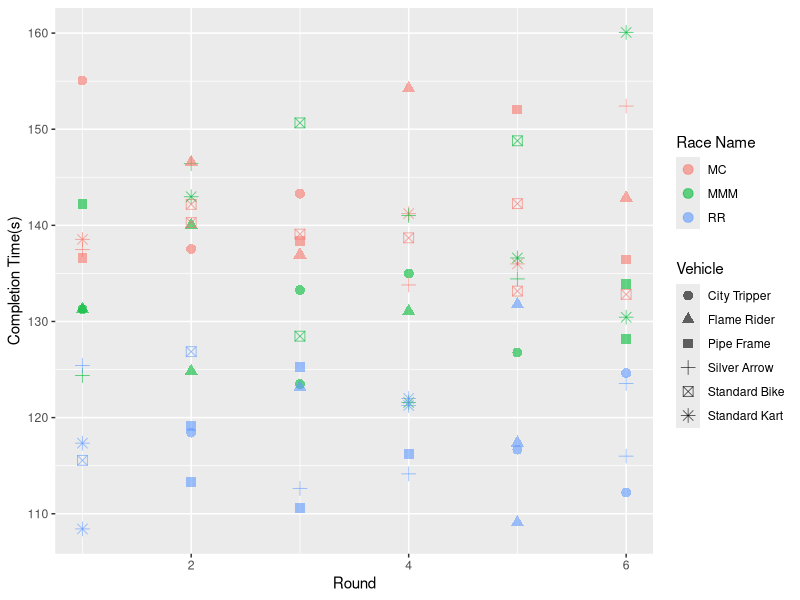
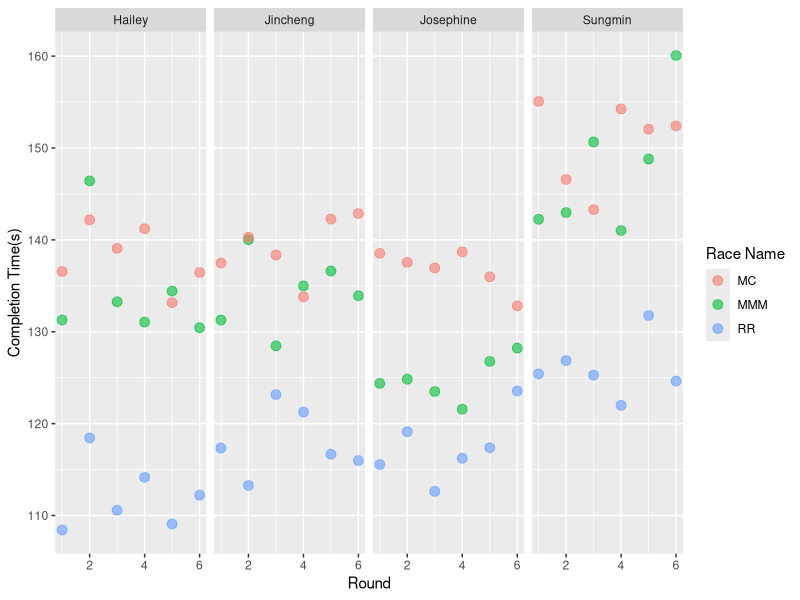
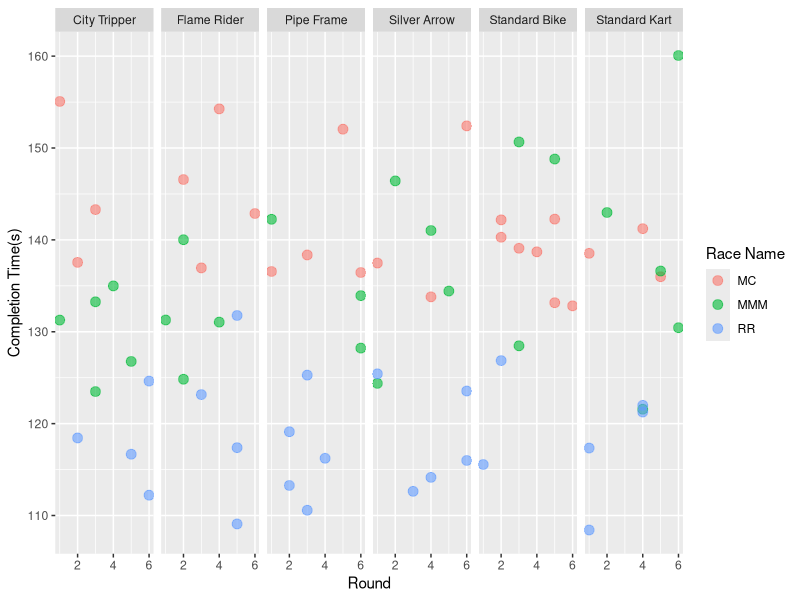
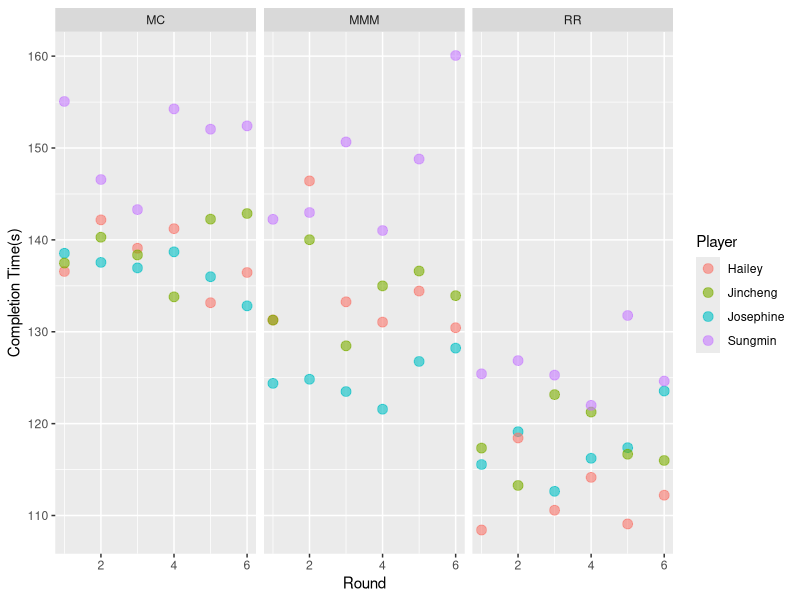
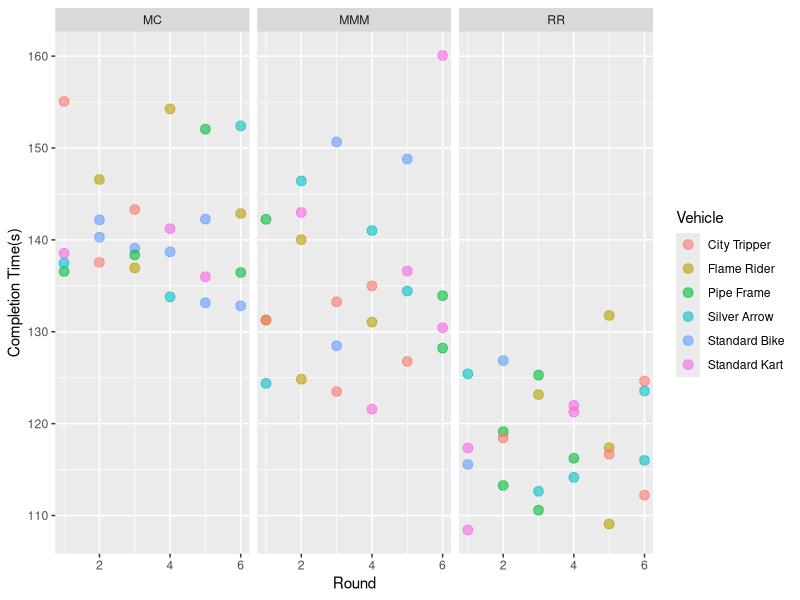
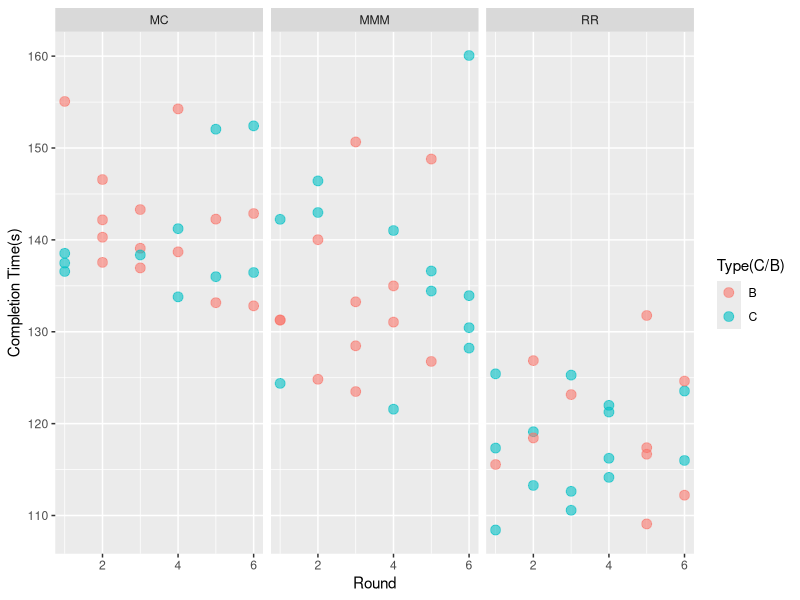

Recreate these plots in R, in order.
## library
library(ggplot2)


## data load
Mdata <- read.csv('Mario Kart Data - Merged.csv')
colnames(Mdata) <- c('Round', 'Race', 'Race Name', 'Vehicle', 'Type(C/B)', 'Place', 
                     'Completion Time', 'Player', 'Completion Time(s)')

## Different Players
Allplayers <- ggplot(data=Mdata, mapping = aes(x=Round, y=`Completion Time(s)`,color=`Race Name`,shape=`Vehicle`)) + 
  geom_point(size = 3, alpha=0.6)
Allplayers
  
SingplePlayer <- ggplot(data=Mdata, mapping = aes(x=Round, y=`Completion Time(s)`,color=`Race Name`)) + 
  geom_point(size = 3, alpha=0.6)+
  facet_grid( ~ Player)
SingplePlayer 

## Different cars
Difcars <- ggplot(data=Mdata, mapping = aes(x=Round, y=`Completion Time(s)`,color=`Race Name`)) + 
  geom_point(size = 3, alpha=0.6)+
  facet_grid( ~ `Vehicle`)
Difcars

## Different race
### different maps with people
DifRP <- ggplot(data=Mdata, mapping = aes(x=Round, y=`Completion Time(s)`,color=`Player`)) + 
  geom_point(size = 3, alpha=0.6)+
  facet_grid( ~ `Race Name`)
DifRP
### different maps with vehicle
DifRC <- ggplot(data=Mdata, mapping = aes(x=Round, y=`Completion Time(s)`,color=`Vehicle`)) + 
  geom_point(size = 3, alpha=0.6)+
  facet_grid( ~ `Race Name`)
DifRC

### different maps with vehicle type
DifRCT <- ggplot(data=Mdata, mapping = aes(x=Round, y=`Completion Time(s)`,color=`Type(C/B)`)) + 
  geom_point(size = 3, alpha=0.6)+
  facet_grid( ~ `Race Name`)
DifRCT
